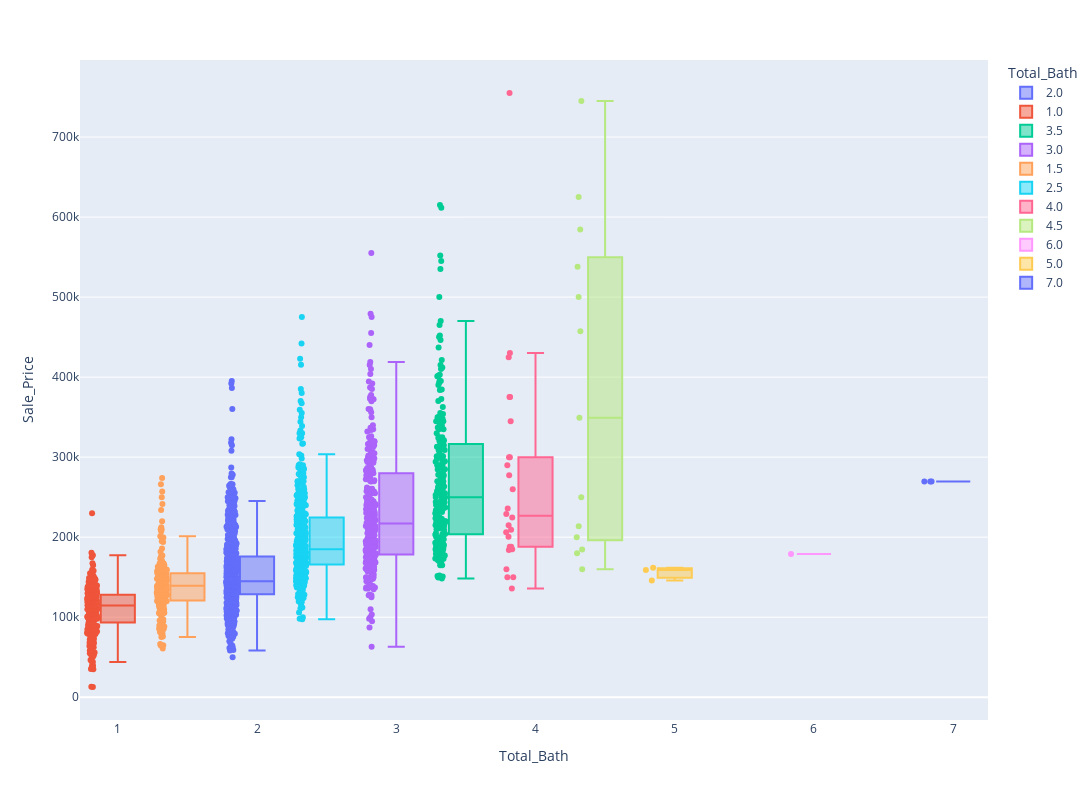
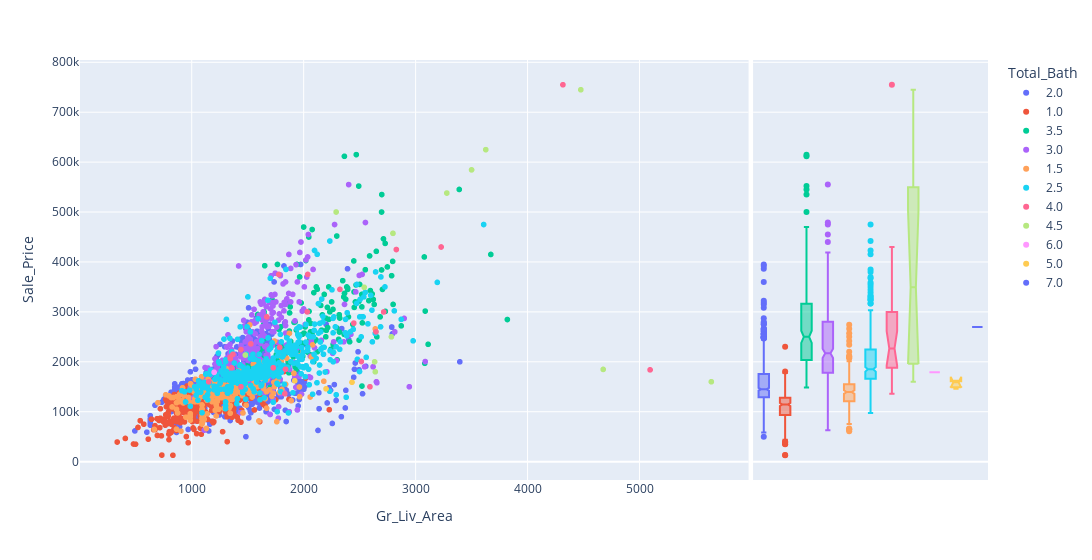

The code cell stored with these charts, in order, in its notebook:
### Code cell
fig=px.box(X_train, x="Total_Bath", y="Sale_Price",color="Total_Bath", points='all', height=800, width=1100)
fig.show()
X_train['Total_Bath'] = X_train['Total_Bath'].astype(str)
fig1=px.scatter(X_train, x="Gr_Liv_Area", y="Sale_Price", color="Total_Bath", width=1100, marginal_y='box')
fig1.show()
X_train['Total_Bath'] = X_train['Total_Bath'].astype(float)

### Figure 1 — Plotly figure (JSON) as saved in the notebook; plotly's stock layout.template omitted (floating-point values rounded to 4 significant figures; data arrays with more than 128 entries replaced by an {"elided": "..."} marker saying what was removed)
{"data": [{"alignmentgroup": "True", "boxpoints": "all", "hovertemplate": "Total_Bath=%{x}<br>Sale_Price=%{y}<extra></extra>", "legendgroup": "2.0", "marker": {"color": "#636efa"}, "name": "2.0", "notched": false, "offsetgroup": "2.0", "orientation": "v", "showlegend": true, "type": "box", "x": {"elided": "696 int values"}, "x0": " ", "xaxis": "x", "y": {"elided": "696 int values"}, "y0": " ", "yaxis": "y"}, {"alignmentgroup": "True", "boxpoints": "all", "hovertemplate": "Total_Bath=%{x}<br>Sale_Price=%{y}<extra></extra>", "legendgroup": "1.0", "marker": {"color": "#EF553B"}, "name": "1.0", "notched": false, "offsetgroup": "1.0", "orientation": "v", "showlegend": true, "type": "box", "x": {"elided": "334 int values"}, "x0": " ", "xaxis": "x", "y": {"elided": "334 int values"}, "y0": " ", "yaxis": "y"}, {"alignmentgroup": "True", "boxpoints": "all", "hovertemplate": "Total_Bath=%{x}<br>Sale_Price=%{y}<extra></extra>", "legendgroup": "3.5", "marker": {"color": "#00cc96"}, "name": "3.5", "notched": false, "offsetgroup": "3.5", "orientation": "v", "showlegend": true, "type": "box", "x": {"elided": "212 float values"}, "x0": " ", "xaxis": "x", "y": {"elided": "212 int values"}, "y0": " ", "yaxis": "y"}, {"alignmentgroup": "True", "boxpoints": "all", "hovertemplate": "Total_Bath=%{x}<br>Sale_Price=%{y}<extra></extra>", "legendgroup": "3.0", "marker": {"color": "#ab63fa"}, "name": "3.0", "notched": false, "offsetgroup": "3.0", "orientation": "v", "showlegend": true, "type": "box", "x": {"elided": "291 int values"}, "x0": " ", "xaxis": "x", "y": {"elided": "291 int values"}, "y0": " ", "yaxis": "y"}, {"alignmentgroup": "True", "boxpoints": "all", "hovertemplate": "Total_Bath=%{x}<br>Sale_Price=%{y}<extra></extra>", "legendgroup": "1.5", "marker": {"color": "#FFA15A"}, "name": "1.5", "notched": false, "offsetgroup": "1.5", "orientation": "v", "showlegend": true, "type": "box", "x": {"elided": "224 float values"}, "x0": " ", "xaxis": "x", "y": {"elided": "224 int values"}, "y0": " ", "yaxis": "y"}, {"alignmentgroup": "True", "boxpoints": "all", "hovertemplate": "Total_Bath=%{x}<br>Sale_Price=%{y}<extra></extra>", "legendgroup": "2.5", "marker": {"color": "#19d3f3"}, "name": "2.5", "notched": false, "offsetgroup": "2.5", "orientation": "v", "showlegend": true, "type": "box", "x": {"elided": "394 float values"}, "x0": " ", "xaxis": "x", "y": {"elided": "394 int values"}, "y0": " ", "yaxis": "y"}, {"alignmentgroup": "True", "boxpoints": "all", "hovertemplate": "Total_Bath=%{x}<br>Sale_Price=%{y}<extra></extra>", "legendgroup": "4.0", "marker": {"color": "#FF6692"}, "name": "4.0", "notched": false, "offsetgroup": "4.0", "orientation": "v", "showlegend": true, "type": "box", "x": [4, 4, 4, 4, 4, 4, 4, 4, 4, 4, 4, 4, 4, 4, 4, 4, 4, 4, 4, 4, 4, 4, 4, 4, 4, 4], "x0": " ", "xaxis": "x", "y": [188000, 430000, 277500, 150000, 215000, 235876, 375000, 159900, 300000, 206300, 200624, 375000, 224500, 290000, 136000, 755000, 188000, 299800, 260000, 228950, 183850, 345000, 185000, 150000, 424870, 209200], "y0": " ", "yaxis": "y"}, {"alignmentgroup": "True", "boxpoints": "all", "hovertemplate": "Total_Bath=%{x}<br>Sale_Price=%{y}<extra></extra>", "legendgroup": "4.5", "marker": {"color": "#B6E880"}, "name": "4.5", "notched": false, "offsetgroup": "4.5", "orientation": "v", "showlegend": true, "type": "box", "x": [4.5, 4.5, 4.5, 4.5, 4.5, 4.5, 4.5, 4.5, 4.5, 4.5, 4.5, 4.5, 4.5], "x0": " ", "xaxis": "x", "y": [625000, 457347, 160000, 180000, 584500, 349265, 213500, 745000, 500067, 538000, 200000, 184750, 250000], "y0": " ", "yaxis": "y"}, {"alignmentgroup": "True", "boxpoints": "all", "hovertemplate": "Total_Bath=%{x}<br>Sale_Price=%{y}<extra></extra>", "legendgroup": "6.0", "marker": {"color": "#FF97FF"}, "name": "6.0", "notched": false, "offsetgroup": "6.0", "orientation": "v", "showlegend": true, "type": "box", "x": [6], "x0": " ", "xaxis": "x", "y": [179000], "y0": " ", "yaxis": "y"}, {"alignmentgroup": "True", "boxpoints": "all", "hovertemplate": "Total_Bath=%{x}<br>Sale_Price=%{y}<extra></extra>", "legendgroup": "5.0", "marker": {"color": "#FECB52"}, "name": "5.0", "notched": false, "offsetgroup": "5.0", "orientation": "v", "showlegend": true, "type": "box", "x": [5, 5, 5], "x0": " ", "xaxis": "x", "y": [161900, 159000, 145900], "y0": " ", "yaxis": "y"}, {"alignmentgroup": "True", "boxpoints": "all", "hovertemplate": "Total_Bath=%{x}<br>Sale_Price=%{y}<extra></extra>", "legendgroup": "7.0", "marker": {"color": "#636efa"}, "name": "7.0", "notched": false, "offsetgroup": "7.0", "orientation": "v", "showlegend": true, "type": "box", "x": [7, 7, 7], "x0": " ", "xaxis": "x", "y": [269500, 269500, 269500], "y0": " ", "yaxis": "y"}], "layout": {"boxmode": "overlay", "height": 800, "legend": {"title": {"text": "Total_Bath"}, "tracegroupgap": 0}, "margin": {"t": 60}, "width": 1100, "xaxis": {"anchor": "y", "categoryarray": [2, 1, 3.5, 3, 1.5, 2.5, 4, 4.5, 6, 5, 7], "categoryorder": "array", "domain": [0, 1], "title": {"text": "Total_Bath"}}, "yaxis": {"anchor": "x", "domain": [0, 1], "title": {"text": "Sale_Price"}}}}

### Figure 2 — Plotly figure (JSON) as saved in the notebook; plotly's stock layout.template omitted (floating-point values rounded to 4 significant figures; data arrays with more than 128 entries replaced by an {"elided": "..."} marker saying what was removed)
{"data": [{"hovertemplate": "Total_Bath=2.0<br>Gr_Liv_Area=%{x}<br>Sale_Price=%{y}<extra></extra>", "legendgroup": "2.0", "marker": {"color": "#636efa", "symbol": "circle"}, "mode": "markers", "name": "2.0", "showlegend": true, "type": "scattergl", "x": {"elided": "696 int values"}, "xaxis": "x", "y": {"elided": "696 int values"}, "yaxis": "y"}, {"alignmentgroup": "True", "hovertemplate": "Total_Bath=2.0<br>Sale_Price=%{y}<extra></extra>", "legendgroup": "2.0", "marker": {"color": "#636efa", "symbol": "circle"}, "name": "2.0", "notched": true, "offsetgroup": "2.0", "showlegend": false, "type": "box", "xaxis": "x2", "y": {"elided": "696 int values"}, "yaxis": "y2"}, {"hovertemplate": "Total_Bath=1.0<br>Gr_Liv_Area=%{x}<br>Sale_Price=%{y}<extra></extra>", "legendgroup": "1.0", "marker": {"color": "#EF553B", "symbol": "circle"}, "mode": "markers", "name": "1.0", "showlegend": true, "type": "scattergl", "x": {"elided": "334 int values"}, "xaxis": "x", "y": {"elided": "334 int values"}, "yaxis": "y"}, {"alignmentgroup": "True", "hovertemplate": "Total_Bath=1.0<br>Sale_Price=%{y}<extra></extra>", "legendgroup": "1.0", "marker": {"color": "#EF553B", "symbol": "circle"}, "name": "1.0", "notched": true, "offsetgroup": "1.0", "showlegend": false, "type": "box", "xaxis": "x2", "y": {"elided": "334 int values"}, "yaxis": "y2"}, {"hovertemplate": "Total_Bath=3.5<br>Gr_Liv_Area=%{x}<br>Sale_Price=%{y}<extra></extra>", "legendgroup": "3.5", "marker": {"color": "#00cc96", "symbol": "circle"}, "mode": "markers", "name": "3.5", "showlegend": true, "type": "scattergl", "x": {"elided": "212 int values"}, "xaxis": "x", "y": {"elided": "212 int values"}, "yaxis": "y"}, {"alignmentgroup": "True", "hovertemplate": "Total_Bath=3.5<br>Sale_Price=%{y}<extra></extra>", "legendgroup": "3.5", "marker": {"color": "#00cc96", "symbol": "circle"}, "name": "3.5", "notched": true, "offsetgroup": "3.5", "showlegend": false, "type": "box", "xaxis": "x2", "y": {"elided": "212 int values"}, "yaxis": "y2"}, {"hovertemplate": "Total_Bath=3.0<br>Gr_Liv_Area=%{x}<br>Sale_Price=%{y}<extra></extra>", "legendgroup": "3.0", "marker": {"color": "#ab63fa", "symbol": "circle"}, "mode": "markers", "name": "3.0", "showlegend": true, "type": "scattergl", "x": {"elided": "291 int values"}, "xaxis": "x", "y": {"elided": "291 int values"}, "yaxis": "y"}, {"alignmentgroup": "True", "hovertemplate": "Total_Bath=3.0<br>Sale_Price=%{y}<extra></extra>", "legendgroup": "3.0", "marker": {"color": "#ab63fa", "symbol": "circle"}, "name": "3.0", "notched": true, "offsetgroup": "3.0", "showlegend": false, "type": "box", "xaxis": "x2", "y": {"elided": "291 int values"}, "yaxis": "y2"}, {"hovertemplate": "Total_Bath=1.5<br>Gr_Liv_Area=%{x}<br>Sale_Price=%{y}<extra></extra>", "legendgroup": "1.5", "marker": {"color": "#FFA15A", "symbol": "circle"}, "mode": "markers", "name": "1.5", "showlegend": true, "type": "scattergl", "x": {"elided": "224 int values"}, "xaxis": "x", "y": {"elided": "224 int values"}, "yaxis": "y"}, {"alignmentgroup": "True", "hovertemplate": "Total_Bath=1.5<br>Sale_Price=%{y}<extra></extra>", "legendgroup": "1.5", "marker": {"color": "#FFA15A", "symbol": "circle"}, "name": "1.5", "notched": true, "offsetgroup": "1.5", "showlegend": false, "type": "box", "xaxis": "x2", "y": {"elided": "224 int values"}, "yaxis": "y2"}, {"hovertemplate": "Total_Bath=2.5<br>Gr_Liv_Area=%{x}<br>Sale_Price=%{y}<extra></extra>", "legendgroup": "2.5", "marker": {"color": "#19d3f3", "symbol": "circle"}, "mode": "markers", "name": "2.5", "showlegend": true, "type": "scattergl", "x": {"elided": "394 int values"}, "xaxis": "x", "y": {"elided": "394 int values"}, "yaxis": "y"}, {"alignmentgroup": "True", "hovertemplate": "Total_Bath=2.5<br>Sale_Price=%{y}<extra></extra>", "legendgroup": "2.5", "marker": {"color": "#19d3f3", "symbol": "circle"}, "name": "2.5", "notched": true, "offsetgroup": "2.5", "showlegend": false, "type": "box", "xaxis": "x2", "y": {"elided": "394 int values"}, "yaxis": "y2"}, {"hovertemplate": "Total_Bath=4.0<br>Gr_Liv_Area=%{x}<br>Sale_Price=%{y}<extra></extra>", "legendgroup": "4.0", "marker": {"color": "#FF6692", "symbol": "circle"}, "mode": "markers", "name": "4.0", "showlegend": true, "type": "scattergl", "x": [1356, 3228, 2448, 1440, 1368, 1528, 1778, 1152, 2032, 1344, 2515, 2036, 1440, 1671, 1832, 4316, 1728, 2715, 2646, 1786, 5095, 2324, 1838, 2592, 2828, 1344], "xaxis": "x", "y": [188000, 430000, 277500, 150000, 215000, 235876, 375000, 159900, 300000, 206300, 200624, 375000, 224500, 290000, 136000, 755000, 188000, 299800, 260000, 228950, 183850, 345000, 185000, 150000, 424870, 209200], "yaxis": "y"}, {"alignmentgroup": "True", "hovertemplate": "Total_Bath=4.0<br>Sale_Price=%{y}<extra></extra>", "legendgroup": "4.0", "marker": {"color": "#FF6692", "symbol": "circle"}, "name": "4.0", "notched": true, "offsetgroup": "4.0", "showlegend": false, "type": "box", "xaxis": "x2", "y": [188000, 430000, 277500, 150000, 215000, 235876, 375000, 159900, 300000, 206300, 200624, 375000, 224500, 290000, 136000, 755000, 188000, 299800, 260000, 228950, 183850, 345000, 185000, 150000, 424870, 209200], "yaxis": "y2"}, {"hovertemplate": "Total_Bath=4.5<br>Gr_Liv_Area=%{x}<br>Sale_Price=%{y}<extra></extra>", "legendgroup": "4.5", "marker": {"color": "#B6E880", "symbol": "circle"}, "mode": "markers", "name": "4.5", "showlegend": true, "type": "scattergl", "x": [3627, 2798, 5642, 2640, 3500, 2541, 1479, 4476, 2290, 3279, 2634, 4676, 2784], "xaxis": "x", "y": [625000, 457347, 160000, 180000, 584500, 349265, 213500, 745000, 500067, 538000, 200000, 184750, 250000], "yaxis": "y"}, {"alignmentgroup": "True", "hovertemplate": "Total_Bath=4.5<br>Sale_Price=%{y}<extra></extra>", "legendgroup": "4.5", "marker": {"color": "#B6E880", "symbol": "circle"}, "name": "4.5", "notched": true, "offsetgroup": "4.5", "showlegend": false, "type": "box", "xaxis": "x2", "y": [625000, 457347, 160000, 180000, 584500, 349265, 213500, 745000, 500067, 538000, 200000, 184750, 250000], "yaxis": "y2"}, {"hovertemplate": "Total_Bath=6.0<br>Gr_Liv_Area=%{x}<br>Sale_Price=%{y}<extra></extra>", "legendgroup": "6.0", "marker": {"color": "#FF97FF", "symbol": "circle"}, "mode": "markers", "name": "6.0", "showlegend": true, "type": "scattergl", "x": [1200], "xaxis": "x", "y": [179000], "yaxis": "y"}, {"alignmentgroup": "True", "hovertemplate": "Total_Bath=6.0<br>Sale_Price=%{y}<extra></extra>", "legendgroup": "6.0", "marker": {"color": "#FF97FF", "symbol": "circle"}, "name": "6.0", "notched": true, "offsetgroup": "6.0", "showlegend": false, "type": "box", "xaxis": "x2", "y": [179000], "yaxis": "y2"}, {"hovertemplate": "Total_Bath=5.0<br>Gr_Liv_Area=%{x}<br>Sale_Price=%{y}<extra></extra>", "legendgroup": "5.0", "marker": {"color": "#FECB52", "symbol": "circle"}, "mode": "markers", "name": "5.0", "showlegend": true, "type": "scattergl", "x": [1920, 2432, 2200], "xaxis": "x", "y": [161900, 159000, 145900], "yaxis": "y"}, {"alignmentgroup": "True", "hovertemplate": "Total_Bath=5.0<br>Sale_Price=%{y}<extra></extra>", "legendgroup": "5.0", "marker": {"color": "#FECB52", "symbol": "circle"}, "name": "5.0", "notched": true, "offsetgroup": "5.0", "showlegend": false, "type": "box", "xaxis": "x2", "y": [161900, 159000, 145900], "yaxis": "y2"}, {"hovertemplate": "Total_Bath=7.0<br>Gr_Liv_Area=%{x}<br>Sale_Price=%{y}<extra></extra>", "legendgroup": "7.0", "marker": {"color": "#636efa", "symbol": "circle"}, "mode": "markers", "name": "7.0", "showlegend": true, "type": "scattergl", "x": [2787, 2787, 2787], "xaxis": "x", "y": [269500, 269500, 269500], "yaxis": "y"}, {"alignmentgroup": "True", "hovertemplate": "Total_Bath=7.0<br>Sale_Price=%{y}<extra></extra>", "legendgroup": "7.0", "marker": {"color": "#636efa", "symbol": "circle"}, "name": "7.0", "notched": true, "offsetgroup": "7.0", "showlegend": false, "type": "box", "xaxis": "x2", "y": [269500, 269500, 269500], "yaxis": "y2"}], "layout": {"legend": {"title": {"text": "Total_Bath"}, "tracegroupgap": 0}, "margin": {"t": 60}, "width": 1100, "xaxis": {"anchor": "y", "domain": [0, 0.7363], "title": {"text": "Gr_Liv_Area"}}, "xaxis2": {"anchor": "y2", "domain": [0.7413, 1], "matches": "x2", "showgrid": false, "showline": false, "showticklabels": false, "ticks": ""}, "yaxis": {"anchor": "x", "domain": [0, 1], "title": {"text": "Sale_Price"}}, "yaxis2": {"anchor": "x2", "domain": [0, 1], "matches": "y", "showgrid": true, "showticklabels": false}}}
